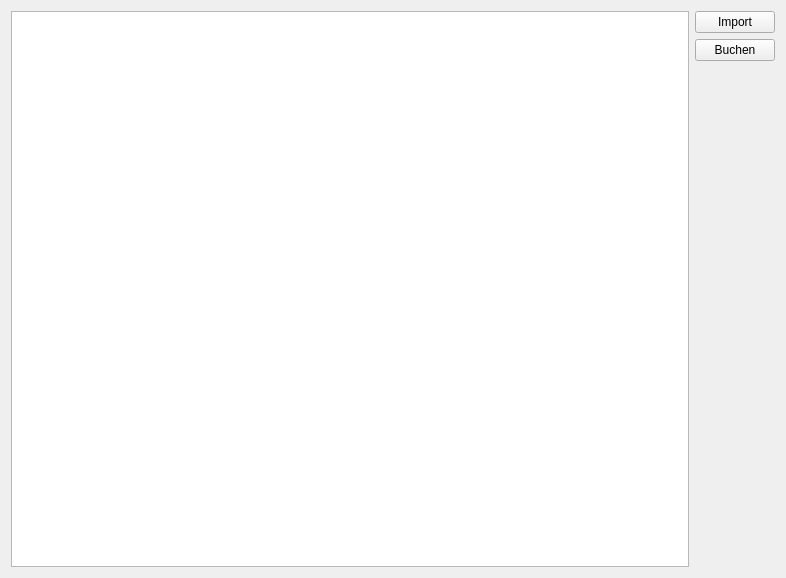
<?xml version="1.0" encoding="UTF-8"?>
<ui version="4.0">
 <class>membermanager::gui::AccountingEntryImporterView</class>
 <widget class="QWidget" name="membermanager::gui::AccountingEntryImporterView">
  <property name="geometry">
   <rect>
    <x>0</x>
    <y>0</y>
    <width>786</width>
    <height>578</height>
   </rect>
  </property>
  <property name="windowTitle">
   <string>Form</string>
  </property>
  <layout class="QGridLayout" name="gridLayout">
   <item row="0" column="0" rowspan="3">
    <widget class="QTableWidget" name="tableWidget"/>
   </item>
   <item row="0" column="1">
    <widget class="QPushButton" name="importButton">
     <property name="text">
      <string>Import</string>
     </property>
    </widget>
   </item>
   <item row="1" column="1">
    <widget class="QPushButton" name="bookingButton">
     <property name="text">
      <string>Buchen</string>
     </property>
    </widget>
   </item>
   <item row="2" column="1">
    <spacer name="verticalSpacer">
     <property name="orientation">
      <enum>Qt::Vertical</enum>
     </property>
     <property name="sizeHint" stdset="0">
      <size>
       <width>20</width>
       <height>40</height>
      </size>
     </property>
    </spacer>
   </item>
  </layout>
 </widget>
 <resources/>
 <connections/>
</ui>
